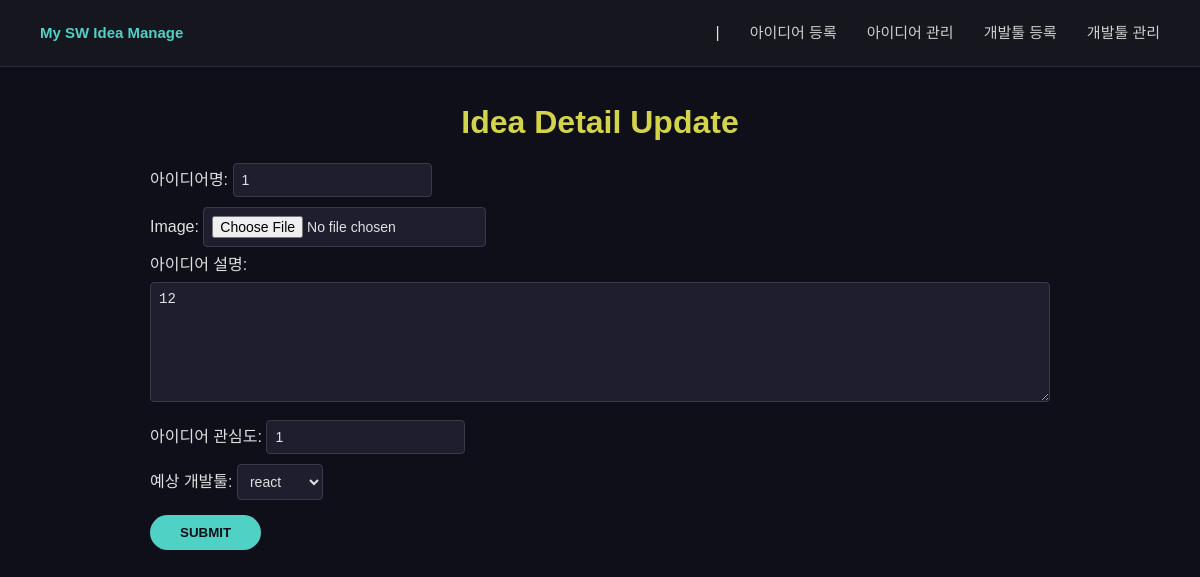
The app's page /ideas/3/modify/ with its own data.
### IdeaSite/models.py (models this page shows, shortened)
class Idea(models.Model):
    title = models.CharField(max_length=100)
    image = models.ImageField(upload_to='images/', blank=True, null=True)
    content = models.TextField()
    interest = models.IntegerField(default=0)
    devtool = models.ForeignKey(DevTool, on_delete=models.CASCADE)
    created_at = models.DateTimeField(auto_now_add=True)

class DevTool(models.Model):
    name = models.CharField(max_length=100)
    kind = models.CharField(max_length=100)
    content = models.TextField()

### IdeaSite/views.py (the view, shortened to what this page needs)
# urls.py: path('ideas/<int:id>/modify/', views.idea_modify, name='idea_modify'),
def idea_modify(request, id):
    idea = Idea.objects.get(id=id)
    devtools = DevTool.objects.all()
    context = {'idea': idea, 'devtools': devtools}
    return render(request, 'IdeaSite/idea_modify.html', context)

### IdeaSite/templates/IdeaSite/idea_modify.html (shortened to what this page needs)
{% extends 'IdeaSite/base.html' %}
{% block content %}
<h1>Idea Detail Update</h1>
<form method="POST" enctype="multipart/form-data">
    <p>아이디어명: <input type="text" name="title" value="{{ idea.title }}"></p>
    <p>Image: <input type="file" name="image"></p>
    <p>아이디어 설명: <textarea name="content">{{ idea.content }}</textarea></p>
    <p>아이디어 관심도: <input type="number" name="interest" value="{{ idea.interest }}"></p>
    <p>예상 개발툴:
        <select name="devtool">
            {% for devtool in devtools %}
                <option value="{{ devtool.id }}" {% if devtool.id == idea.devtool.id %}selected{% endif %}>{{ devtool.name }}</option>
            {% endfor %}
        </select>
    </p>
    <button type="submit">SUBMIT</button>
</form>
{% endblock %}

### static/style.css (style rules this page uses)
* { margin: 0; padding: 0; box-sizing: border-box; }
body { background-color: #0f0f1a; color: #e0e0e0; font-family: 'Malgun Gothic', sans-serif; line-height: 1.6; }
h1 { color: #d4d44a; text-align: center; margin: 30px 0 10px; }
body > form, body > div, body > p, body > a, body > h1, body > h3, body > img, body > hr, body > button { max-width: 900px; margin-left: auto; margin-right: auto; }
input, textarea, select { background-color: #1e1e2e; border: 1px solid #3a3a4a; color: #e0e0e0; padding: 8px; border-radius: 4px; margin: 5px 0; font-size: 14px; }
textarea { width: 100%; min-height: 120px; }
button { background-color: #4fd1c5; color: #0f0f1a; border: none; padding: 10px 30px; border-radius: 20px; cursor: pointer; font-weight: bold; margin-top: 10px; }

### records on screen
Idea: title "1", content "12", interest "1", devtool "react"
